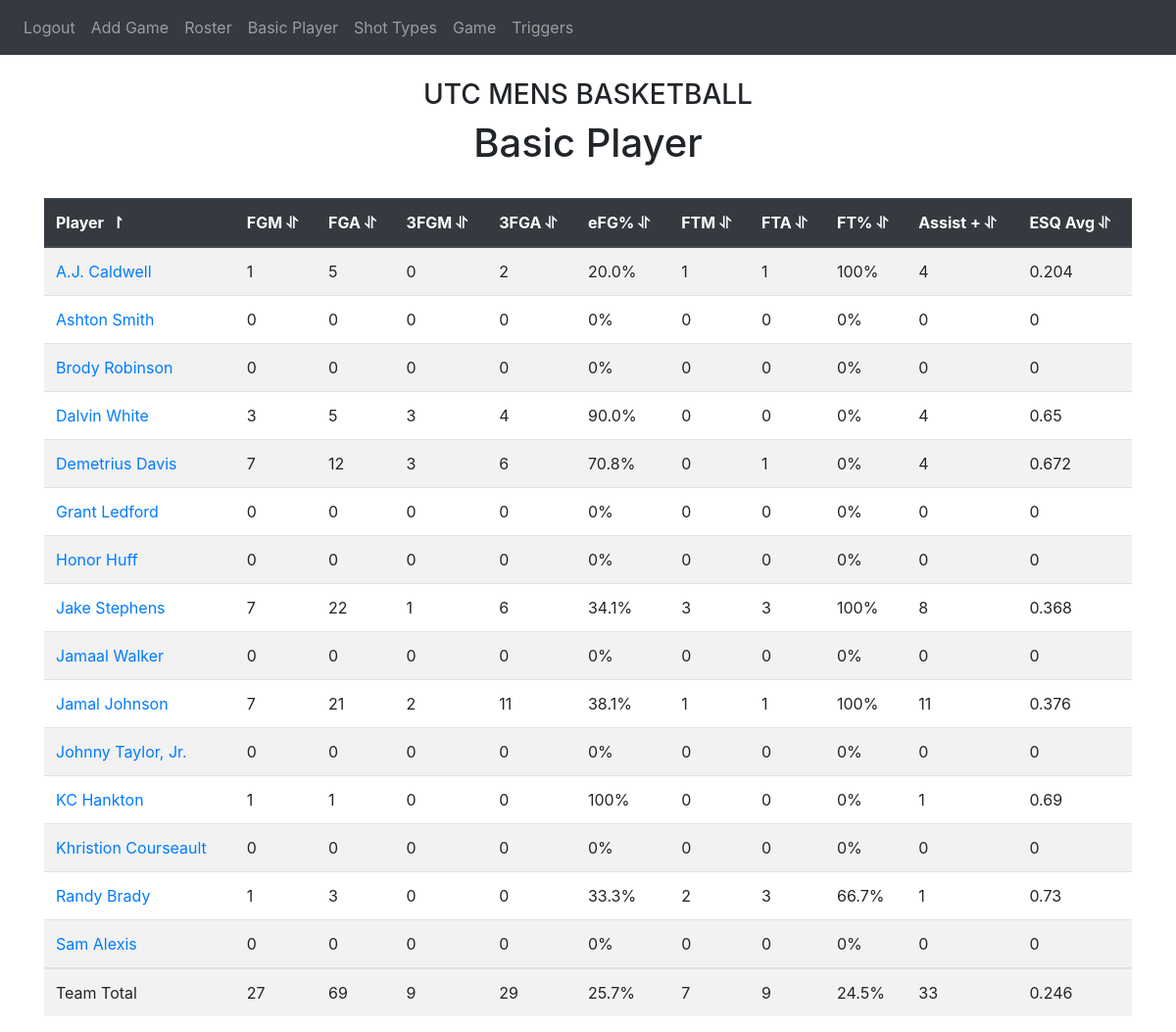
The app's page /basic_player (signed in) with its own data.
### website/models.py (models this page shows)
class Player(db.Model):
    id = db.Column(db.Integer, primary_key = True)
    number = db.Column(db.Integer)
    initials = db.Column(db.String(5))
    name = db.Column(db.String(30))

### website/views.py (the view)
@views.route('/basic_player', methods=['GET','POST'])
@login_required
def basic_player():
    players = db.session.query(Player).all()
    fgms=0
    fgas=0
    fgm3s=0
    fga3s=0
    efgs=0
    ftms=0
    ftas=0
    ftpercs=0
    assists=0
    esqs=0
    fgm = []
    fga = []
    fgm3 = []
    fga3 = []
    efg = []
    ftm = []
    fta = []
    ftperc = []
    assist = []
    esq = []
    for player in players:
            getcontext().prec = 3
            fgm_ = Decimal(db.session.query(Possession).filter(and_(Possession.shooter==player.id,Possession.result=="Make")).count())
            fgm3_ = Decimal(db.session.query(Possession).filter(and_(Possession.shooter==player.id, Possession.result=="Make", (or_(Possession.shot=="SB3", Possession.shot=="D3", Possession.shot =="PT3", Possession.shot == "NP3")))).count())
            fga_ = Decimal(db.session.query(Possession).filter(Possession.shooter==player.id).count())
            if fga_ != 0:
                efg_ = ((fgm_ + (Decimal(.5)*fgm3_)) / fga_)* (Decimal(100))
                efg.append(efg_)
                efgs += efg_
            else:
                efg.append(0)
            fgm.append(db.session.query(Possession).filter(and_(Possession.shooter==player.id,Possession.result=="Make")).count())
            fgms += db.session.query(Possession).filter(and_(Possession.shooter==player.id,Possession.result=="Make")).count()
            fga.append(db.session.query(Possession).filter(Possession.shooter==player.id).count())
            fgas += db.session.query(Possession).filter(Possession.shooter==player.id).count()
            fgm3.append(db.session.query(Possession).filter(and_(Possession.shooter==player.id, Possession.result=="Make", (or_(Possession.shot=="SB3", Possession.shot=="D3", Possession.shot =="PT3", Possession.shot == "NP3")))).count())
            fgm3s += db.session.query(Possession).filter(and_(Possession.shooter==player.id, Possession.result=="Make", (or_(Possession.shot=="SB3", Possession.shot=="D3", Possession.shot =="PT3", Possession.shot == "NP3")))).count()
            fga3.append(db.session.query(Possession).filter(and_(Possession.shooter==player.id, (or_(Possession.shot=="SB3", Possession.shot=="D3", Possession.shot =="PT3", Possession.shot == "NP3")))).count())
            fga3s += db.session.query(Possession).filter(and_(Possession.shooter==player.id, (or_(Possession.shot=="SB3", Possession.shot=="D3", Possession.shot =="PT3", Possession.shot == "NP3")))).count()
            ftm.append(db.session.query(Possession).filter(and_(Possession.shooter==player.id, (or_(Possession.ftm==1, Possession.ftm ==2)))).count())
            ftm_ = Decimal(db.session.query(Possession).filter(and_(Possession.shooter==player.id, (or_(Possession.ftm==1, Possession.ftm ==2)))).count())
            ftms += ftm_
            fta.append(db.session.query(Possession).filter(and_(Possession.shooter==player.id, (or_(Possession.fta==1, Possession.fta ==2)))).count())
            fta_ = Decimal(db.session.query(Possession).filter(and_(Possession.shooter==player.id, (or_(Possession.fta==1, Possession.fta ==2)))).count())
            ftas += fta_
            esq_ = db.session.query(Possession.esq).filter(and_(Possession.shooter==player.id,Possession.result=="Make")).all()
            getcontext().prec = 5
            sum = Decimal(0)
            for x in esq_:
                sum = sum + Decimal(x[0])
                if player.name == "Demetrius Davis":
                    print(Decimal(x[0]))
            if player.name == "Demetrius Davis":
                print(sum)
            esq_ = sum
            getcontext().prec = 3
            if fga_ != 0:
                esq_ = (esq_ / fga_)#* Decimal(100)
                esq.append(esq_)
                esqs += esq_
            else:
                esq.append(0)
            if fta_ != 0:
                ftperc_ = (ftm_ / fta_) * (Decimal(100))
                ftperc.append(ftperc_)
                ftpercs += ftperc_
            else:
                ftperc.append(0)
            assist.append(db.session.query(Possession).filter(and_(Possession.shooter==player.id,Possession.assist==1)).count())
            assists += db.session.query(Possession).filter(and_(Possession.shooter==player.id,Possession.assist==1)).count()
    efgs = efgs / Decimal(len(players))
    ftpercs = ftpercs / Decimal(len(players))
    print("ESQQQQQQQQQQQQQQQQQQQQQQQQQQQQQQQQQQ")
    print(esqs)
    esqs = esqs / Decimal(len(players))
    sum = {'fgm': fgms,
           'fga': fgas,
           'fgm3': fgm3s,
           'fga3': fga3s,
           'efg': efgs,
           'ftm': ftms,
           'fta': ftas,
           'ftperc': ftpercs,
           'assist': assists,
           'esq': esqs
           }
    return render_template("basic_player.html",user=current_user,players=players, fgm = fgm , fga = fga, fgm3 = fgm3 , fga3 =fga3, efg=efg, ftm=ftm, fta=fta, ftperc = ftperc, assist = assist, esq = esq , sum=sum)

### website/__init__.py (called while the page is built)
def create_app():
    app = Flask(__name__)
    app.config['SECRET_KEY'] = 'sdlkasdjfslkjl'
    app.config['SQLALCHEMY_DATABASE_URI'] = f'sqlite:///{DB_NAME}'
    db.init_app(app)
    from .views import views
    from .auth import auth
    app.register_blueprint(views,url_prefix='/')
    app.register_blueprint(auth,url_prefix='/')
    from .models import User, Note
    with app.app_context():
        db.create_all()
    login_manager = LoginManager()
    login_manager.login_view = 'auth.login'
    login_manager.init_app(app)
    @login_manager.user_loader
    def load_user(id):
        return User.query.get(int(id))
    with app.app_context():
        return app

### website/templates/basic_player.html (shortened to what this page needs)
{%extends "base.html"%} {%block style%}
<link
      rel="stylesheet"
      href="../static/tablesort.css"
    />
    <link href="//maxcdn.bootstrapcdn.com/font-awesome/4.1.0/css/font-awesome.min.css" rel="stylesheet">
{%endblock%}{% block title%}Home{%endblock%} {%block content%}
<h3 align="center">UTC MENS BASKETBALL</h3>
<h1 align="center">Basic Player</h1>
<div class="table-responsive">
<table class='table table-striped' >
  <thead class = 'thead-dark'>
  <tr>
    <th >Player</th>
    <th>FGM</th>
    <th>FGA</th>
    <th>3FGM</th>
    <th>3FGA</th>
    <th>eFG%</th>
    <th>FTM</th>
    <th>FTA</th>
    <th>FT%</th>
    <th>Assist +</th>
    <th>ESQ Avg</th>
  </tr>
</thead>
<tbody>
  {%for i in range(0,(players | length))%}
    {% set efgb = 0 %}
    {%set ftpercb = 0 %}
    {%set esqb = 0 %}
  <tr>
    {%if efg[i] != None%}
      {%set efgb = efg[i] %}
      {%endif%}
    {%if ftperc[i] != None%}
      {%set ftpercb = ftperc[i] %}
      {%endif%}
    {%if esq[i] != None%}
      {%set esqb = esq[i] %}
      {%endif%}
    <td><a href = ""onClick="enterPlayerdep({{players[i].id}}, {{fgm[i]}}, {{fga[i]}}, {{fgm3[i]}}, {{fga3[i]}} ,  {{efgb}} , {{ftm[i]}}, {{fta[i]}}, {{ftpercb}} ,{{assist[i]}}, {{esqb}})">{{players[i].name}}</a></td>
    <td>{{fgm[i]}}</td>
    <td>{{fga[i]}}</td>
    <td>{{fgm3[i]}}</td>
    <td>{{fga3[i]}}</td>
    {%if efg[i] != None%}
    <td>
      {{efg[i]}}{{"%"}}</td>
      {%else%}
      <td>
        {{efg[i]}}</td>
      {%endif%}
    <td>{{ftm[i]}}</td>
    <td>{{fta[i]}}</td>
    {%if ftperc[i] != None%}
    <td>
      {{ftperc[i]}}{{"%"}}</td>
      {%else%}
      <td>
        {{ftperc[i]}}</td>
      {%endif%}
    <td>{{assist[i]}}</td>
    <td>{{esq[i]}}</td>
  </tr>
  {%endfor%}
</tbody>
  <tr>
    <td>Team Total</td>
    <td>{{sum['fgm']}}</td>
    <td>{{sum['fga']}}</td>
    <td>{{sum['fgm3']}}</td>
    <td>{{sum['fga3']}}</td>
    <td>{{sum['efg']}}{{"%"}}</td>
    <td>{{sum['ftm']}}</td>
    <td>{{sum['fta']}}</td>
    <td>{{sum['ftperc']}}{{"%"}}</td>
    <td>{{sum['assist']}}</td>
    <td>{{sum['esq']}}</td>
  </tr>
</table>
</div>
{%endblock%}

### website/templates/base.html (shortened to what this page needs)
<!DOCTYPE html>
<html>
  <head>
    <link
      rel="stylesheet"
      href="https://stackpath.bootstrapcdn.com/bootstrap/4.4.1/css/bootstrap.min.css"
    />
    <link
      rel="stylesheet"
      href="https://stackpath.bootstrapcdn.com/font-awesome/4.7.0/css/font-awesome.min.css"
    />
    {%block style%}{%endblock%}
  </head>
  <body>
    <nav class="navbar navbar-expand-lg navbar-dark bg-dark">
      <div class="collapse navbar-collapse" id="navbar">
        <div class="navbar-nav">
          {%if user.is_authenticated%}
          <a class="nav-item nav-link" id="logout" href="/logout">Logout</a>
          <a class="nav-item nav-link" id="home" href="/">Add Game</a>
          <a class="nav-item nav-link" id="roster" href="/roster">Roster</a>
          <a class="nav-item nav-link" id="basic_player" href="/basic_player">Basic Player</a>
          <a class="nav-item nav-link" id="shot_types" href="/shot_types">Shot Types</a>
           <a class="nav-item nav-link" id="games" href="/games">Game</a>
          <a class="nav-item nav-link" id="triggers" href="/triggers">Triggers</a>
          {%else%}
          <a class="nav-item nav-link" id="login" href="/login">Login</a>
          <a class="nav-item nav-link" id="signUp" href="/sign-up">Sign Up</a>
          {%endif%}
        </div>
      </div>
    </nav>
    <div class="container">{%block content%} {%endblock%}</div>
  </body>
</html>

### website/static/tablesort.css (style rules this page uses)
.table-striped th { cursor: pointer; }
.table-striped th::after { content: '\00A0\⥯' }
.table-striped .th-sort-asc::after { content: '\00A0\00A0\↾'; }
.table-striped .th-sort-asc, .table-striped .th-sort-desc { background: rgba(168, 27, 27, 0.1); }

### records on screen
Player: name "A.J. Caldwell"
Player: name "KC Hankton"
Player: name "Jamaal Walker"
Player: name "Honor Huff"
Player: name "Sam Alexis"
Player: name "Jamal Johnson"
Player: name "Dalvin White"
Player: name "Ashton Smith"
Player: name "Johnny Taylor, Jr."
Player: name "Khristion Courseault"
Player: name "Demetrius Davis"
Player: name "Jake Stephens"
Player: name "Randy Brady"
Player: name "Grant Ledford"
Player: name "Brody Robinson"

### other values on screen
{{ fgm[i] }} "1" "1" "0" "0" "0" "7" "3" "0" "0" "0" "7" "7" "1" "0" "0"
{{ fga[i] }} "5" "1" "0" "0" "0" "21" "5" "0" "0" "0" "12" "22" "3" "0" "0"
{{ fgm3[i] }} "0" "0" "0" "0" "0" "2" "3" "0" "0" "0" "3" "1" "0" "0" "0"
{{ fga3[i] }} "2" "0" "0" "0" "0" "11" "4" "0" "0" "0" "6" "6" "0" "0" "0"
{{ efg[i] }} "20.0" "100" "0" "0" "0" "38.1" "90.0" "0" "0" "0" "70.8" "34.1" "33.3" "0" "0"
{{ "%" }} "%" "%" "%" "%" "%" "%" "%" "%" "%" "%" "%" "%" "%" "%" "%"
{{ ftm[i] }} "1" "0" "0" "0" "0" "1" "0" "0" "0" "0" "0" "3" "2" "0" "0"
{{ fta[i] }} "1" "0" "0" "0" "0" "1" "0" "0" "0" "0" "1" "3" "3" "0" "0"
{{ ftperc[i] }} "100" "0" "0" "0" "0" "100" "0" "0" "0" "0" "0" "100" "66.7" "0" "0"
{{ assist[i] }} "4" "1" "0" "0" "0" "11" "4" "0" "0" "0" "4" "8" "1" "0" "0"
{{ esq[i] }} "0.204" "0.69" "0" "0" "0" "0.376" "0.65" "0" "0" "0" "0.672" "0.368" "0.73" "0" "0"
{{ sum['fgm'] }} "27"
{{ sum['fga'] }} "69"
{{ sum['fgm3'] }} "9"
{{ sum['fga3'] }} "29"
